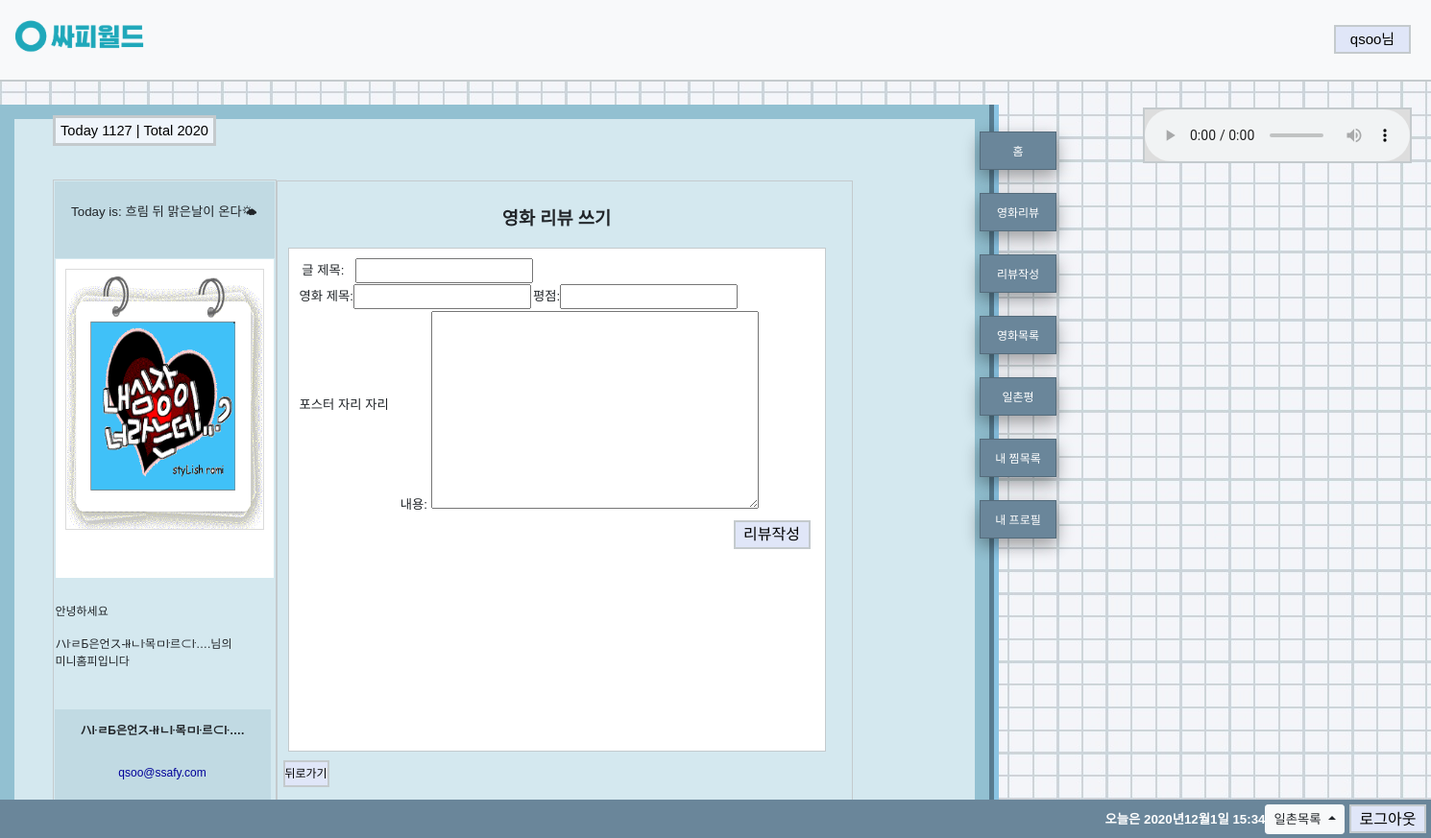
The page /community/reviews/create/ (signed in) on the database its author committed.
### accounts/models.py (models this page shows)
class User(AbstractUser):
    email = models.EmailField(
        verbose_name = '이메일',
        max_length = 255,
        unique = True,
    )
    nickname = models.CharField(
        verbose_name = '닉네임',
        max_length = 30,
        unique=True,
    )
    greetings = models.CharField(
        verbose_name= '인사말',
        max_length= 50,
        null = True,
        blank = True,
    )
    connected = models.ManyToManyField('self', symmetrical=True)
    profile_img = models.ImageField(
        null = True,
        blank = True,
        verbose_name = '프로필사진',
        upload_to = profile_img_path
        )
    mymovie = models.ManyToManyField(Movie)

### community/views.py (the view)
# urls.py: path('reviews/create/', views.create, name='create'),
@login_required
@require_http_methods(['GET', 'POST'])
def create(request):
    if request.method == 'POST':
        form = ReviewForm(request.POST)
        if form.is_valid():
            review = form.save(commit=False)
            review.user = request.user
            review.save()
            return redirect('community:detail', review.pk)
    else:
        form = ReviewForm()
    host_user = get_object_or_404(get_user_model(), pk=request.user.pk)
    context = {
        'form': form,
        'host_user': host_user,
    }
    return render(request, 'community/create.html', context)

### community/forms.py
class ReviewForm(forms.ModelForm):
    class Meta:
        model = Review
        fields = ['title', 'movie_title', 'rank', 'content']

### community/templates/community/create.html (shortened to what this page needs)
{% extends 'base.html' %}
{% block left %}
  {% include 'accounts/_left_profile.html' %}
{% endblock left %}
{% block middle %}
<br>
  <strong><font style="font-size:14pt;"><p class="text-center">영화 리뷰 쓰기</p></font></strong>
  <div class="create-form">
    <form action="" method="POST">
      <font style="font-size:10pt;">
        &nbsp;글 제목:&nbsp;&nbsp;&nbsp;{{ form.title }}
        <table>
          <td>영화 제목:{{ form.movie_title}}</td>
          <td>평점:{{ form.rank }}</td>
        </table>
        <table>
          <td><p>포스터 자리 자리</p></td>
          <td width="10px"></td>
          <td>내용: {{ form.content }}</td>
        </table>
        <font style="font-size:8pt;"><input class="logout_btn submit-btn" type="submit" value="리뷰작성"></font>
      </font>
    </form>
  </div>
  <a class="logout_btn back-btn" href="{% url 'community:index' %}">뒤로가기</a>
{% endblock middle %}

### final_project/templates/base.html (shortened to what this page needs)
{% load static %}
<!DOCTYPE html>
<html lang="en">
<head>
  <link rel="stylesheet" href="https://stackpath.bootstrapcdn.com/bootstrap/4.5.2/css/bootstrap.min.css">
</head>
    <nav height="60px"class="navbar navbar-light bg-light nav-design">
      <a class="navbar-brand" href="{% url "accounts:firstpage" request.user.username %}">
			<img width="150px" height=""src="{% static "/img/logo_with_name.png" %}" alt="싸피월드 로고">
			</a>
					<span class="right1">
						<input class="skinButton" type="button" name="bt_skin3" value="{{request.user.username}}님" onclick="colorChange()">
					</span>
		</nav>
<form name="main">
  <body bgcolor="#F3F3F3" topmargin="0" leftmargin="0" background="{% static "/img/back.jpg" %}">
		<br>
	<table class="big_table" align="left" valign="top" width="850" height="550" bgcolor="#003366" cellspacing="0" cellpadding="0">
		<tr>
				<div class="big-table-border">
				<div>
					<font><span class="today-total" style="font-size:11pt;color:black;">  Today 1127 | Total 2020</span></font>
				</div>
				<table  width="1000" height="700">
					<tr>
						<td colspan="2" align="center">
							<br>
						</td>
						<td height="40">
							<br>
						</td>
						<td></td>
					</tr>
					<tr>
					<div>
						<td width="40"> </td>
							<td class="border2" width="200" height="600" background-color="#f3fbfe">
								{% block left %}
								{% endblock left %}
							</td>
							<td class="div-scroll profile-box border2" width="600" height="650" border="10" background-color="#f3fbfe">
								<div >
									{% block middle %}
									{% endblock middle %}
								</div>
							</td>
							<td width="20"> </td>
					</div>
					</tr>
					<tr>
						<td ></td>
					</tr>
				</table>
		</tr>
	</table>
	<br>
	<br>
	<div style="display:flex;flex-wrap:nowrap;">
		<div style="display:flex;flex-wrap:nowrap;">
			{% block menu %}
				{% include '_menubar.html'%}
			{% endblock menu %}
			</div>
			<div style="display:flex;flex-wrap:nowrap;padding:10px;margin:-60px 0;align-items:flex-start;">
				{% block songs %}
					{% include 'accounts/_right_bgm.html' %}
				{% endblock songs %}
			</div>
	</div>
	</body>
</form>
<footer>
{% include 'footer.html' %}
</footer>
</html>

### accounts/templates/accounts/_left_profile.html (shortened to what this page needs)
{% load static %}
<!DOCTYPE HTML PUBLIC "-//W3C//DTD HTML 4.0 Transitional//EN">
<htmL>
 <head>
 </head>
 <body>
	<table>
		<tr >
			<td bgcolor="#c1dae3" align="center" height="80px" ><font style="font-size:10pt;"><p>Today is: 흐림 뒤 맑은날이 온다🌤</p></font></td>
		</tr>
		<tr >
			<td>
				<table bgcolor="#DBDBDB" width="130">
					<tr class="profile-img">
						<td>
						{% if host_user.profile_img %}
							<img class="profile-img-border" width="205" height="270" src="{{ host_user.profile_img.url }}" alt="">
						{% else %}
							<img class="profile-img-border" width="205" height="270" src="{% static '/img/empty_profile.png' %}" alt="">
						{% endif %}
						</td>
					</tr>
				</table>
			</td>
		</tr>
		<tr>
			<td>
				<font style="font-size:9pt;">
				<br>
					{% if host_user.greetings %}
						{{ host_user.greetings }}
					{% else %}
					<p>안녕하세요</p>
					<p>{{ host_user.nickname }}님의<br> 미니홈피입니다</p>
					{% endif %}
				</font>
			</td>
		</tr>
	</table>
	<br/>
	<table bgcolor="#DBDBDB" width="225">
		<tr align="center">
			<td height="100px" bgcolor="#c1dae3"><font style="font-size:9pt;">
				<b>{{ host_user.nickname }}</b><br><br><font color="#000099"><p>{{ host_user.email }}</p></font>
			</font></td>
		</tr>
	</table>
 </body>
</html>

### final_project/templates/base.html (style rules this page uses)
.skinButton { text-align:right; width:80px; height:30px; inline-height:30px; background-color:#E0E6F8; border: 2px solid #C4CACD; color:black; padding:5px 0; text-align:center; text-decoration:none; font-size:15px; margin:5px; cursor:pointer; line-height: 0px; }
.right1 { display:flex; justify-content:flex-end; align-items:center; }
.border2 { bgcolor:#EFF2FB; border:1px solid #C4CACD; }
footer { width:100%; height:40px; position:absolute; bottom:0; background:#6a869a; text-align: center; color: white; }
.logout_btn { text-align:right; width:80px; height:30px; inline-height:30px; background-color:#E0E6F8; border: 2px solid #C4CACD; color:black; padding:5px 0; text-align:center; font-size:12pt; margin:5px; cursor:pointer; line-height: 15px; }
.big_table { border-right: 10px outset #8bc4e3 ; border-bottom: 10px outset #8bc4e3 ; }
.nav-design { border-bottom: 2px solid #C4CACD; }
.today-total { background-color: #EFF5FB; width: 300; height: 60px; border: 3px solid #C4CACD; padding: 5px; margin: 40px; }
.profile-box { display:inline-flex; }
body { scrollbar-face-color: #FFFFFF; scrollbar-highlight-color: #DBDBDB; scrollbar-3dlight-color: #FFFFFF; scrollbar-shadow-color: #9C92FF; scrollbar-darkshadow-color: #FFFFFF; scrollbar-track-color: #FFFFFF; scrollbar-arrow-color: #9C92FF }
.div-scroll { height:653px; overflow-y:scroll; scrollbar-face-color:#FFFFFF; scrollbar-highlight-color:#DBDBDB; scrollbar-3dlight-color:#FFFFFF; scrollbar-shadow-color:#9C92FF; scrollbar-darkshadow-color:#FFFFFF; scrollbar-track-color:#FFFFFF; scrollbar-arrow-color:#9C92FF }
html * { font-family:'Arial' !important; }
.profile-img { border-top:10px solid #ffffff; border-left:10px solid #ffffff; border-right:10px solid #ffffff; border-bottom:50px solid #ffffff; }
.create-form { background-color: #ffffff; padding: 10px; margin: 10px; height: 525px; width:560px; border:1px solid #C4CACD }
.submit-btn { float:right; }
.big-table-border { border: 15px solid #92c0d1; background-color:#d4e8ef; }
a:link { color: black; font-size: 9pt }
.back-btn { float-right; }

### rows shown on the page
User: bt_skin3 "qsoo님", profile_img (picture), nickname "ハŀㄹБ은언ス-łłㄴŀ목ㅁŀ르⊂ŀ….", email "qsoo@ssafy.com"
